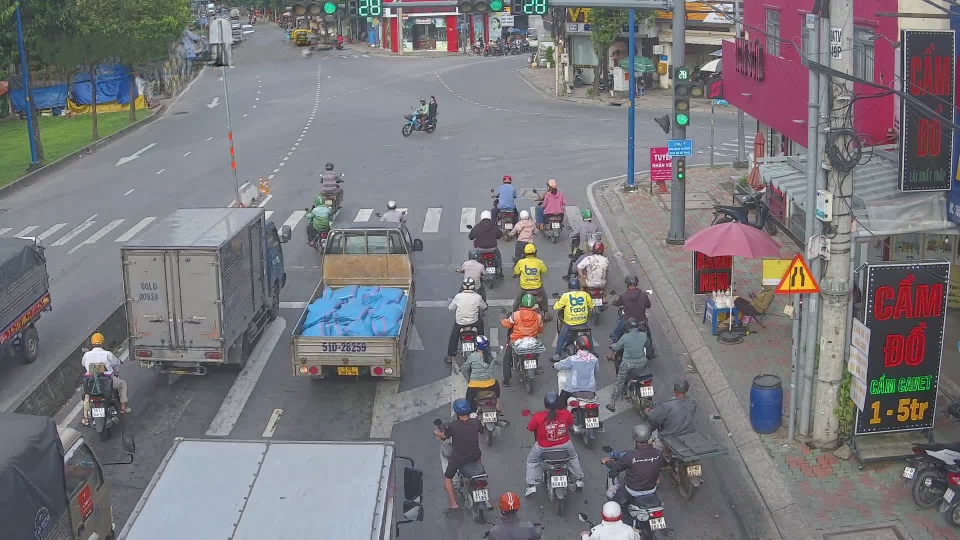
#> input picture images/traffic.jpg, 1920 x 1080 px, found by its file name (shown at 1/2 size)
$ python detect_traffic.py
#> lines starting #> are read from the running program, lines starting #| are printed output that depends on the picture
import numpy as np
import tritonclient.http as httpclient
from PIL import Image, ImageDraw, ImageFont
import sys
import time

# Usage: python triton/detect_traffic.py [image_path]
default_image_path = "images/traffic.jpg"


def preprocess_image(image_path, input_shape):
#> called with image_path = 'images/traffic.jpg', input_shape = (1, 3, 640, 640)
    img = Image.open(image_path).convert("RGB")
#> img is the input picture: PIL image 1920x1080 RGB; mean R, G, B 121.2, 119.5, 124
    img_resized = img.resize((input_shape[3], input_shape[2]))
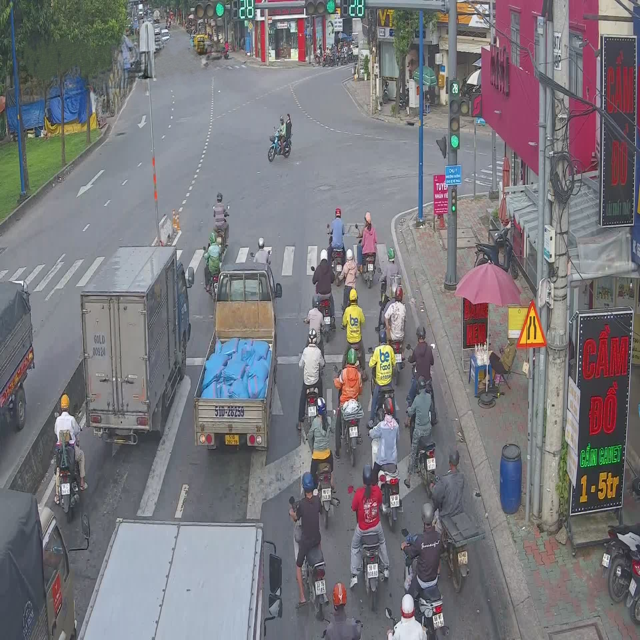
#> img_resized: PIL image 640x640 RGB; mean R, G, B 121.2, 119.5, 124
    img_np = np.array(img_resized).astype(np.float32) / 255.0
    img_np = np.transpose(img_np, (2, 0, 1))  # HWC to CHW
    img_np = np.expand_dims(img_np, axis=0)   # Add batch dim
    return img, img_np


def clip(val, min_val, max_val):
    return max(min(val, max_val), min_val)


# [69 lines left out: functions scale_box_to_image, parse_outputs, draw_annotations, not called in this run]


if __name__ == "__main__":
    image_path = sys.argv[1] if len(sys.argv) > 1 else default_image_path
    # Model expects (1, 3, 640, 640)
    input_shape = (1, 3, 640, 640)

    t0 = time.time()
    orig_img, input_data = preprocess_image(image_path, input_shape)
    orig_width, orig_height = orig_img.size
#> orig_width = 1920; orig_height = 1080
    t1 = time.time()

#> (the run stopped early here; a loop or call above may not have finished)

$ run again, with images/faces.png saved as images/traffic.jpg
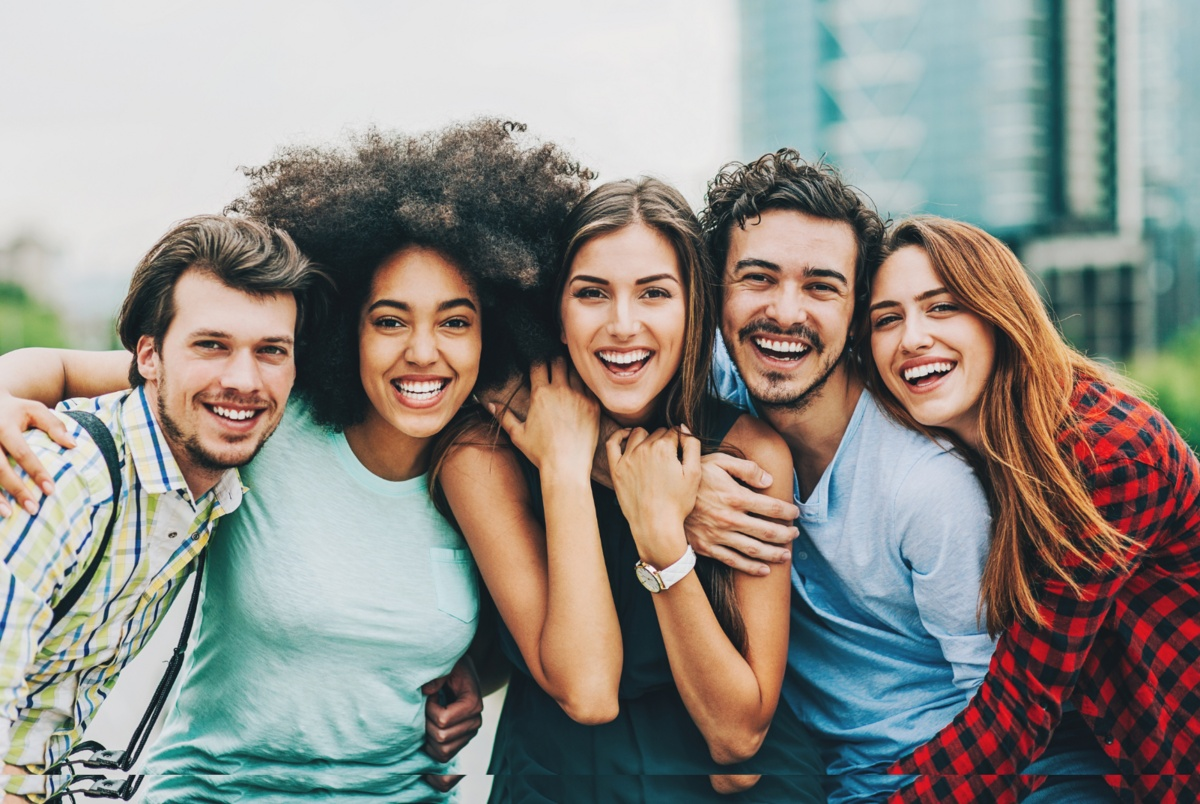
#> input picture images/faces.png, 1200 x 804 px, found by its file name
#> in preprocess_image, img is the input picture: PIL image 1200x804 RGB; mean R, G, B 144.5, 141.3, 135.1
#> in preprocess_image, `img_resized = img.resize((input_shape[3], input_shape[2]))`:
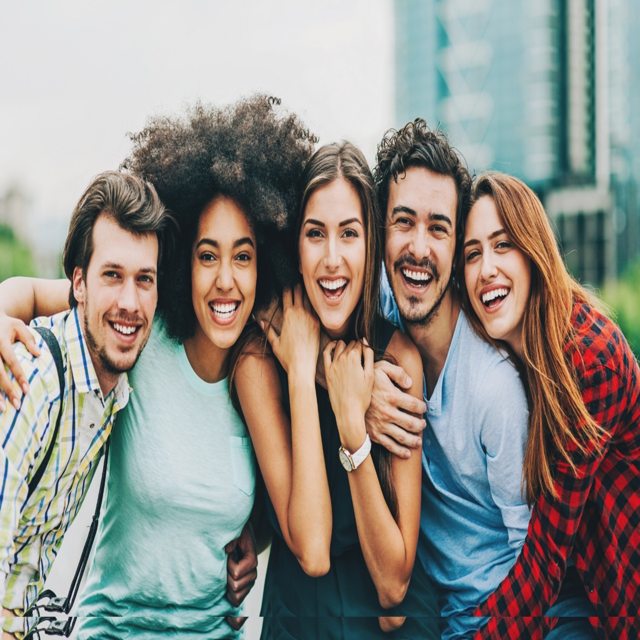
#> img_resized: PIL image 640x640 RGB; mean R, G, B 144.5, 141.3, 135.1
